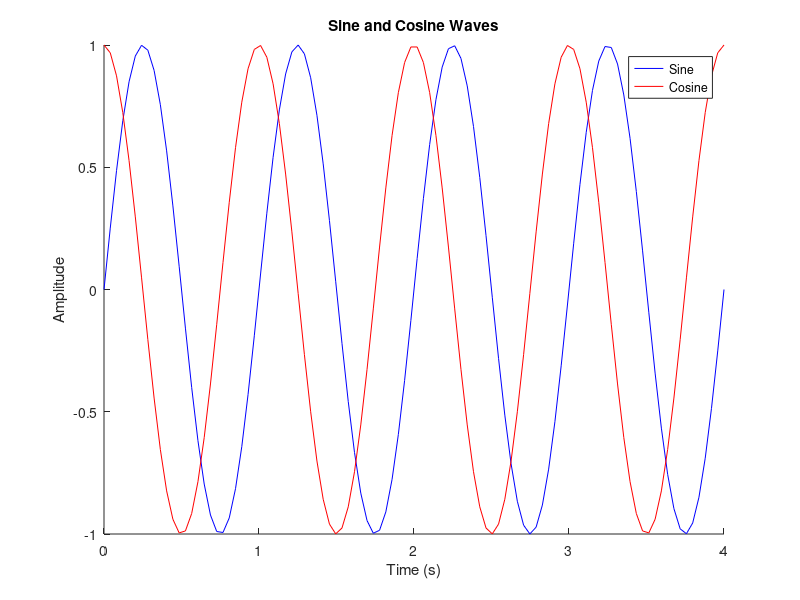
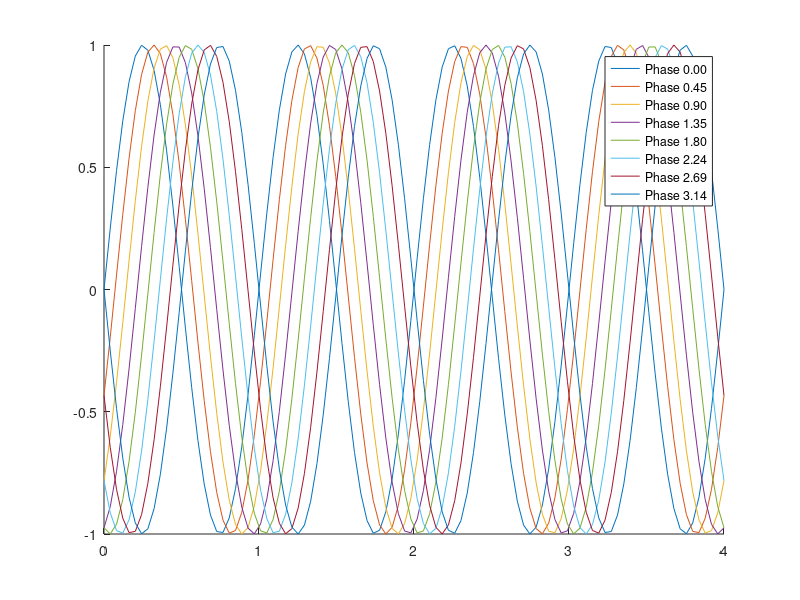
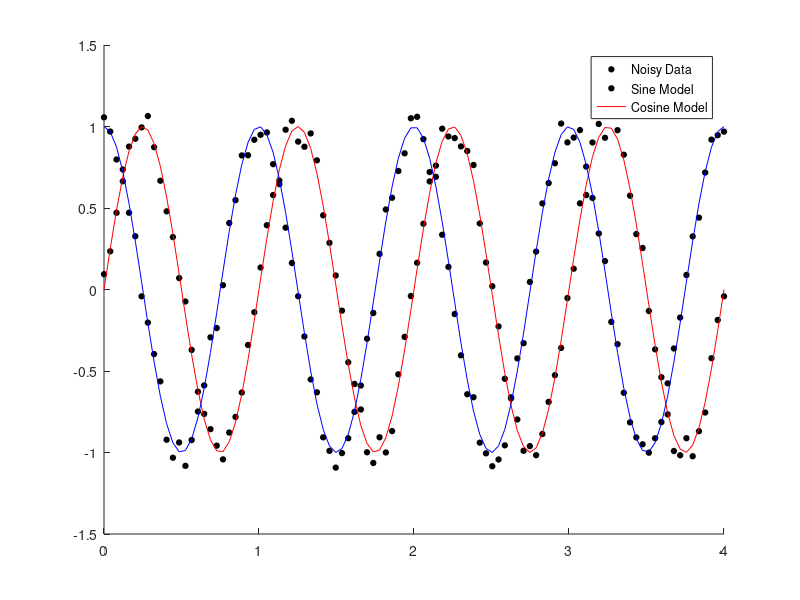

MATLAB code for these plots, in order: (Note: this script raises an error after producing the figures.)
%% Basic Labeling
t = linspace(0,4);
s = sin(2*pi*t);
c = cos(2*pi*t);

figure; hold on;
sh = plot(t,s,'b');
ch = plot(t,c,'r');

xlabel('Time (s)');
ylabel('Amplitude');
title('Sine and Cosine Waves');
legend('Sine','Cosine');

%% Programatically Generated Legends
nlines = 8;
lc = lines(nlines);
phi = linspace(0,pi,nlines);
my_legend = cell(size(phi));
figure; hold on;
for ii = 1:length(phi)
    sp = sin(2*pi*t - phi(ii));
    plot(t,sp,'color',lc(ii,:));
    my_legend{ii} = sprintf('Phase %1.2f',phi(ii));
end
legend(my_legend);

%% Turn off specific Legend entries
figure; hold on
snh = plot(t,s + (.1)*(2*rand(size(s))-1),'ko','MarkerSize',4,'MarkerFaceColor','k');
cnh = plot(t,c + (.1)*(2*rand(size(s))-1),'ko','MarkerSize',4,'MarkerFaceColor','k');
sh = plot(t,s,'r-');
ch = plot(t,c,'b-');

% A basic label doesn't work
legend('Noisy Data','Sine Model','Cosine Model')

% But by turning off options with the handles we can get it to work
set(get(get(cnh,'Annotation'),'LegendInformation'),'IconDisplayStyle','off');
legend('Noisy Data','Sine Model','Cosine Model')
